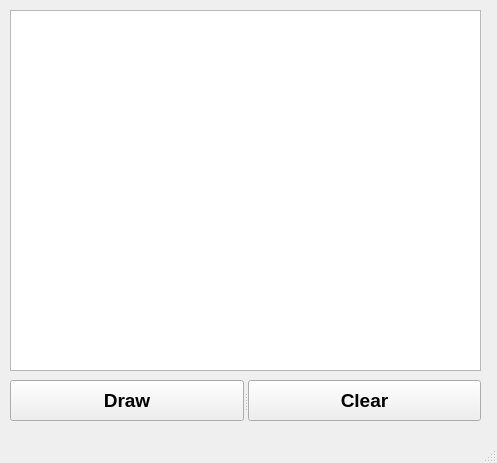
<?xml version="1.0" encoding="UTF-8"?>
<ui version="4.0">
 <class>MainWindow</class>
 <widget class="QMainWindow" name="MainWindow">
  <property name="geometry">
   <rect>
    <x>0</x>
    <y>0</y>
    <width>497</width>
    <height>463</height>
   </rect>
  </property>
  <property name="windowTitle">
   <string>MainWindow</string>
  </property>
  <widget class="QWidget" name="centralwidget">
   <widget class="PlotWidget" name="graphicsView">
    <property name="geometry">
     <rect>
      <x>10</x>
      <y>10</y>
      <width>471</width>
      <height>361</height>
     </rect>
    </property>
   </widget>
   <widget class="QSplitter" name="splitter">
    <property name="geometry">
     <rect>
      <x>10</x>
      <y>380</y>
      <width>471</width>
      <height>41</height>
     </rect>
    </property>
    <property name="orientation">
     <enum>Qt::Horizontal</enum>
    </property>
    <widget class="QPushButton" name="pushButton">
     <property name="font">
      <font>
       <pointsize>14</pointsize>
       <weight>75</weight>
       <bold>true</bold>
      </font>
     </property>
     <property name="text">
      <string>Draw</string>
     </property>
    </widget>
    <widget class="QPushButton" name="pushButton_2">
     <property name="font">
      <font>
       <pointsize>14</pointsize>
       <weight>75</weight>
       <bold>true</bold>
      </font>
     </property>
     <property name="text">
      <string>Clear</string>
     </property>
    </widget>
   </widget>
  </widget>
  <widget class="QMenuBar" name="menubar">
   <property name="geometry">
    <rect>
     <x>0</x>
     <y>0</y>
     <width>497</width>
     <height>21</height>
    </rect>
   </property>
  </widget>
  <widget class="QStatusBar" name="statusbar"/>
 </widget>
 <customwidgets>
  <customwidget>
   <class>PlotWidget</class>
   <extends>QGraphicsView</extends>
   <header>pyqtgraph</header>
  </customwidget>
 </customwidgets>
 <resources/>
 <connections/>
</ui>
